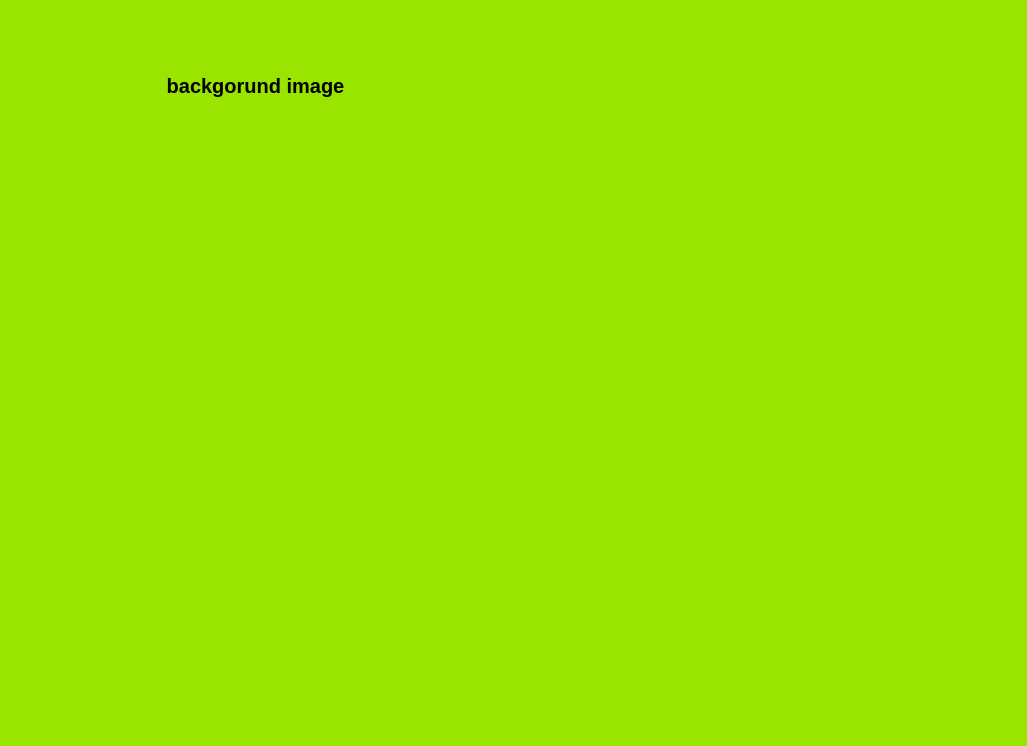
<?xml version="1.0" encoding="UTF-8"?>
<ui version="4.0">
 <class>MainWindow</class>
 <widget class="QMainWindow" name="MainWindow">
  <property name="geometry">
   <rect>
    <x>0</x>
    <y>0</y>
    <width>1027</width>
    <height>746</height>
   </rect>
  </property>
  <property name="windowTitle">
   <string>MainWindow</string>
  </property>
  <property name="styleSheet">
   <string notr="true">background-color: rgb(153, 229, 0);</string>
  </property>
  <widget class="QWidget" name="centralwidget">
   <widget class="QLabel" name="imagen">
    <property name="geometry">
     <rect>
      <x>140</x>
      <y>160</y>
      <width>381</width>
      <height>241</height>
     </rect>
    </property>
    <property name="styleSheet">
     <string notr="true">border-image: url(:/ejercicios/elyochi.jpg);
image: url(:/ejercicios/elyochi.jpg);</string>
    </property>
    <property name="text">
     <string/>
    </property>
   </widget>
   <widget class="QLabel" name="label_2">
    <property name="geometry">
     <rect>
      <x>130</x>
      <y>20</y>
      <width>251</width>
      <height>131</height>
     </rect>
    </property>
    <property name="font">
     <font>
      <pointsize>15</pointsize>
      <weight>75</weight>
      <bold>true</bold>
     </font>
    </property>
    <property name="text">
     <string>backgorund image</string>
    </property>
    <property name="alignment">
     <set>Qt::AlignCenter</set>
    </property>
   </widget>
  </widget>
  <widget class="QMenuBar" name="menubar">
   <property name="geometry">
    <rect>
     <x>0</x>
     <y>0</y>
     <width>1027</width>
     <height>26</height>
    </rect>
   </property>
  </widget>
  <widget class="QStatusBar" name="statusbar"/>
 </widget>
 <resources>
  <include location="../Archivos/Recursos.qrc"/>
 </resources>
 <connections/>
</ui>
